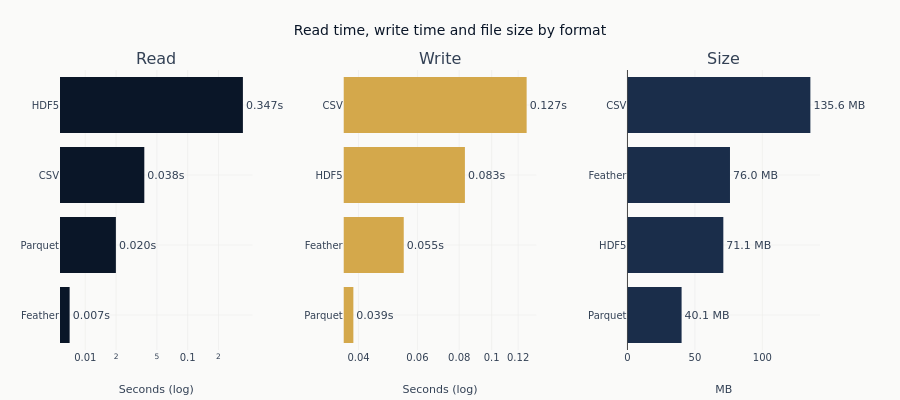

Here is the notebook cell this chart was saved with:
### Markdown cell above
## 7. Visualisation

### Code cell
fig = make_subplots(
    rows=1,
    cols=3,
    subplot_titles=["Read", "Write", "Size"],
    horizontal_spacing=0.12,
)

read_data = results_df.filter(pl.col("operation") == "read").sort("time_s")
write_data = results_df.filter(pl.col("operation") == "write").sort("time_s")
size_data = results_df.filter(pl.col("operation") == "write").sort("size_mb")

fig.add_trace(
    go.Bar(
        y=read_data["format"].to_list(),
        x=read_data["time_s"].to_list(),
        orientation="h",
        marker_color=COLORS["blue"],
        text=[f"{t:.3f}s" for t in read_data["time_s"].to_list()],
        textposition="outside",
        cliponaxis=False,
    ),
    row=1,
    col=1,
)
fig.add_trace(
    go.Bar(
        y=write_data["format"].to_list(),
        x=write_data["time_s"].to_list(),
        orientation="h",
        marker_color=COLORS["amber"],
        text=[f"{t:.3f}s" for t in write_data["time_s"].to_list()],
        textposition="outside",
        cliponaxis=False,
    ),
    row=1,
    col=2,
)
fig.add_trace(
    go.Bar(
        y=size_data["format"].to_list(),
        x=size_data["size_mb"].to_list(),
        orientation="h",
        marker_color=COLORS["slate"],
        text=[f"{s:.1f} MB" for s in size_data["size_mb"].to_list()],
        textposition="outside",
        cliponaxis=False,
    ),
    row=1,
    col=3,
)

fig.update_xaxes(title_text="Seconds (log)", row=1, col=1, type="log")
fig.update_xaxes(title_text="Seconds (log)", row=1, col=2, type="log")
fig.update_xaxes(title_text="MB", row=1, col=3)

_scale_word = {"S": "Small", "M": "Medium", "L": "Large"}.get(ACTIVE_SCALE, ACTIVE_SCALE)
print(f"Benchmark panel: {_scale_word} scale, {total_rows:,} rows")
fig.update_layout(
    title_text="Read time, write time and file size by format",
    height=400,
    showlegend=False,
    paper_bgcolor=COLORS["bg_light"],
    plot_bgcolor=COLORS["bg_light"],
    # Wider right margin so 'XX.X MB' / 'X.XXs' value labels don't crop.
    margin=dict(l=60, r=80, t=70, b=50),
)

show_plotly_with_alt(
    fig,
    "Three horizontal-bar panels, one per format in each. The left and middle plot read and "
    "write time on logarithmic axes, each bar labelled with its time in seconds and the "
    "bars sorted shortest at the bottom. The right plots file size in megabytes on a linear "
    "axis, each bar labelled and sorted the same way. The ordering of the formats differs "
    "between the three panels.",
)

### Figure 1 — Plotly figure (JSON) as saved in the notebook; plotly's stock layout.template omitted (floating-point values rounded to 4 significant figures)
{"data": [{"cliponaxis": false, "marker": {"color": "#0a1628"}, "orientation": "h", "text": ["0.007s", "0.020s", "0.038s", "0.347s"], "textposition": "outside", "type": "bar", "x": [0.007037, 0.01991, 0.03774, 0.3465], "xaxis": "x", "y": ["Feather", "Parquet", "CSV", "HDF5"], "yaxis": "y"}, {"cliponaxis": false, "marker": {"color": "#D4A84B"}, "orientation": "h", "text": ["0.039s", "0.055s", "0.083s", "0.127s"], "textposition": "outside", "type": "bar", "x": [0.0386, 0.05461, 0.08319, 0.1272], "xaxis": "x2", "y": ["Parquet", "Feather", "HDF5", "CSV"], "yaxis": "y2"}, {"cliponaxis": false, "marker": {"color": "#1a2d4a"}, "orientation": "h", "text": ["40.1 MB", "71.1 MB", "76.0 MB", "135.6 MB"], "textposition": "outside", "type": "bar", "x": [40.13, 71.07, 76.01, 135.6], "xaxis": "x3", "y": ["Parquet", "HDF5", "Feather", "CSV"], "yaxis": "y3"}], "layout": {"annotations": [{"font": {"size": 16}, "showarrow": false, "text": "Read", "x": 0.1267, "xanchor": "center", "xref": "paper", "y": 1.0, "yanchor": "bottom", "yref": "paper"}, {"font": {"size": 16}, "showarrow": false, "text": "Write", "x": 0.5, "xanchor": "center", "xref": "paper", "y": 1.0, "yanchor": "bottom", "yref": "paper"}, {"font": {"size": 16}, "showarrow": false, "text": "Size", "x": 0.8733, "xanchor": "center", "xref": "paper", "y": 1.0, "yanchor": "bottom", "yref": "paper"}], "height": 400, "margin": {"b": 50, "l": 60, "r": 80, "t": 70}, "paper_bgcolor": "#FAFAF9", "plot_bgcolor": "#FAFAF9", "showlegend": false, "title": {"text": "Read time, write time and file size by format"}, "xaxis": {"anchor": "y", "domain": [0.0, 0.2533], "title": {"text": "Seconds (log)"}, "type": "log"}, "xaxis2": {"anchor": "y2", "domain": [0.3733, 0.6267], "title": {"text": "Seconds (log)"}, "type": "log"}, "xaxis3": {"anchor": "y3", "domain": [0.7467, 1.0], "title": {"text": "MB"}}, "yaxis": {"anchor": "x", "domain": [0.0, 1.0]}, "yaxis2": {"anchor": "x2", "domain": [0.0, 1.0]}, "yaxis3": {"anchor": "x3", "domain": [0.0, 1.0]}}}
